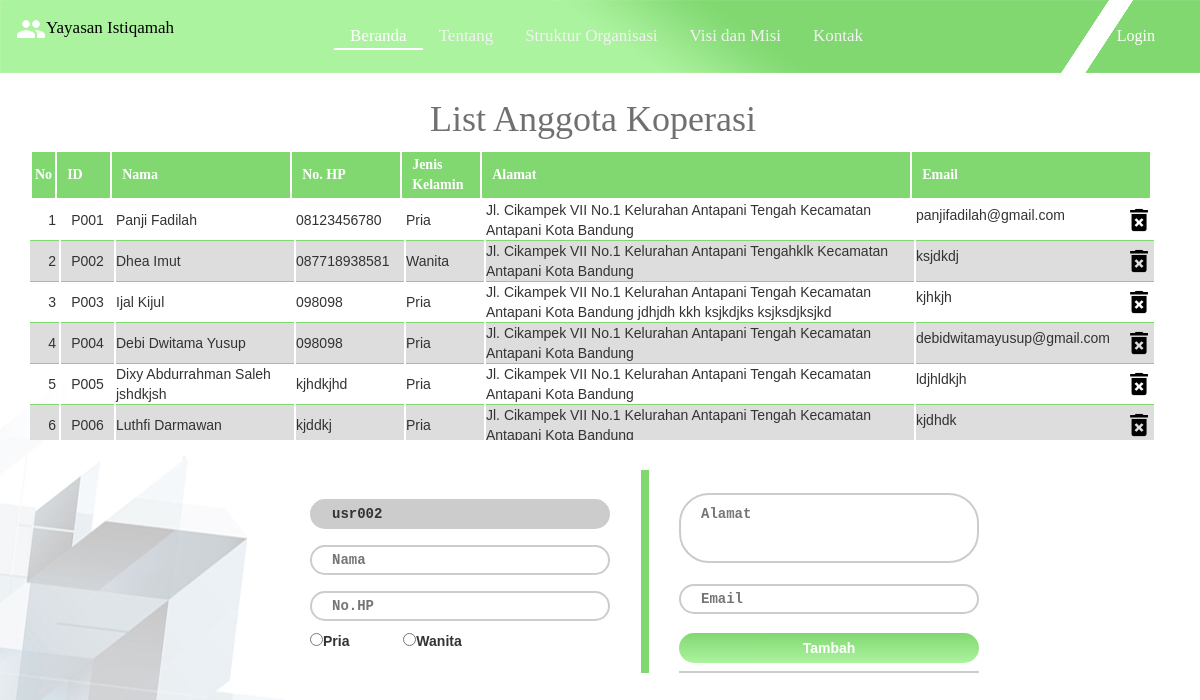
Page /listAnggotaAdmin.php on the earlier database version.
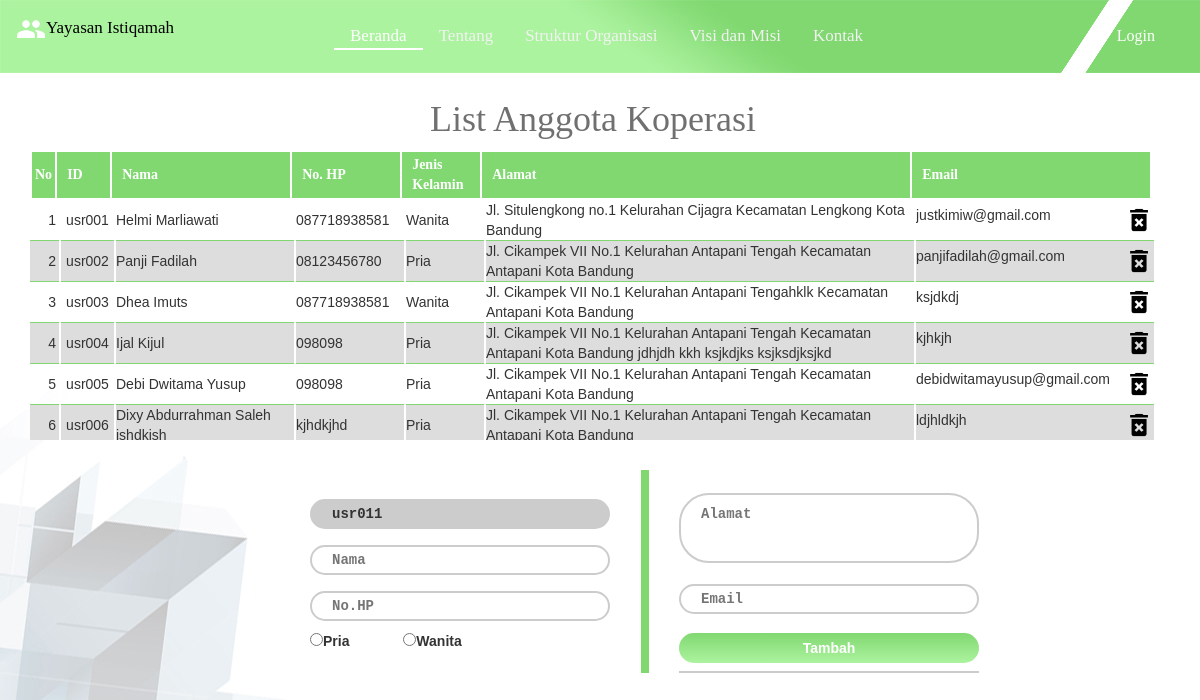
Same page on the later database version.
### tables this page shows
CREATE TABLE IF NOT EXISTS `anggota` (
  `id_anggota` varchar(10) NOT NULL,
  `nama` varchar(50) DEFAULT NULL,
  `no_hp` varchar(13) DEFAULT NULL,
  `gender` enum('Pria','Wanita') DEFAULT NULL,
  `alamat` text,
  `email` varchar(26) DEFAULT NULL,
  `password` varchar(25) DEFAULT NULL,
  PRIMARY KEY (`id_anggota`)
);

### listAnggotaAdmin.php (the view, shortened to what the changed rows need)
<!DOCTYPE html>
<html>
<head>
	<link rel="stylesheet" href="assets/css/styleTable.css" type="text/css">
	<link rel="stylesheet" href="assets/css/bootstrap.css">
</head>
<?php
	$p = isset($_GET['p']) ? $_GET['p'] : '';
    switch($p)
    {
     default :
?>
<body class="mainBody">
	<?php
		include 'headerAdmin.php';
		include 'logout.php';
	?>
	<h1 class="judulTabel">List Anggota Koperasi</h1>
	<div class="container">
	  		<table class="main">
	  			<thead>
				  <tr class="main">
				    <th class="no">No</th>
				    <th class="id">ID</th>
				    <th class="nama">Nama</th>
				    <th class="noHP">No. HP</th>
				    <th class="jk">Jenis Kelamin</th>
				    <th class="alamat">Alamat</th>
				    <th class="email">Email</th>
				  </tr>
				</thead>
			</table>
			<div style="overflow: auto;height: 240px;">
				<table class="main css-serial" id="listAnggota">
					<tbody style="overflow: auto;height: 240px;">
						 <?php
						 	$link = mysqli_connect("localhost", "root", "", "koperasi");
							$result = mysqli_query($link,"SELECT * FROM anggota");
						 	while	($row = mysqli_fetch_array($result,MYSQLI_ASSOC)){
						 		echo "
						 				<tr class=\"main\">
						 					<td id=\"noList\" class=\"no\"><a class=\"link\" href=\"listAnggotaAdmin.php?id_anggota=$row[id_anggota]\"></a></td>
						 					<td class=\"id\">$row[id_anggota]</td>
						 					<td class=\"nama\">$row[nama]</td>
						 					<td class=\"noHP\">$row[no_hp]</td>
						 					<td class=\"jk\">$row[gender]</td>
						 					<td class=\"alamat\">$row[alamat]</td>
						 					<td class=\"email\">$row[email]<span style=\"float:right;\"> <a href=\"controller/listController.php?p=hapus&id_anggota=$row[id_anggota]\" onClick=\"return confirm('Anda yakin ingin menghapus data?')\"> <img style=\"height:30px;\" src=\"assets/img/delete.png\"> </a> </span> </td>
						 				</tr>
						 		";
						 	}
						 ?>
				 	</tbody>
				 </table>
			</div>
			<?php
			if (isset($_GET['id_anggota'])) {
				$idid = $_GET['id_anggota'];
				$link = mysqli_connect("localhost", "root", "", "koperasi");
				$sqlEd = mysqli_query($link,"SELECT * FROM anggota WHERE id_anggota='$idid'");
				if($data = mysqli_fetch_array($sqlEd, MYSQLI_ASSOC))
					{
						$id = $data['id_anggota'];
						$nama = $data['nama'];
						$noHP = $data['no_hp'];
						$alamat = $data['alamat'];
						$gender = $data['gender'];
						$email = $data['email'];
			?>
	<form action="controller/listController.php" method="post">
		<table class="form" id="formAnggota">
			<tr>
				<th class="form1">
					<input class="ids" type="text" placeholder="ID" name="id_anggota" value="<?php echo "$id"?>" readonly="true" required>
				    <br>
				    <input id="namas" type="text" placeholder="Nama" name="nama" value="<?php echo "$nama"?>" required>
				    <br>
				    <input type="text" placeholder="No.HP" name="no_hp" value="<?php echo "$noHP"?>" required>
				    <br>
				    <?php
				    if ($gender == "Pria"){
				    	echo "
				    <input type=\"radio\" name=\"gender\" value=\"Pria\" checked>Pria </input> <span style=\"padding-left: 50px\">
				    <input type=\"radio\" name=\"gender\" value=\"Wanita\">Wanita</input></span>";
					}else{
						echo "
				    <input type=\"radio\" name=\"gender\" value=\"Pria\">Pria </input> <span style=\"padding-left: 50px\">
				    <input type=\"radio\" name=\"gender\" value=\"Wanita\" checked>Wanita</input></span>";
					}
				    ?>
				<br>
				</th>
				<th class="form2">
				    <textarea class="alamat" name="alamat" placeholder="Alamat" required>
<?php echo "$alamat"?></textarea>
				    <br>
				    <input type="text" placeholder="Email" name="email" value="<?php echo "$email"?>" required>
				    <br>
				    <div class="divBtnTambahListAnggota">
				    	<button id="btnUbah" type="submit" name="Update">Ubah</button>
				    </div>
				</th>
			</tr>
		</table>
	</form>
					<a href="listAnggotaAdmin.php"><button id="btnCancel">Batal Ubah</button></a>
	<?php
}
}else{ ?>
	<form action="controller/listController.php" method="post">
		<table class="form">
			<tr>
				<th class="form1">
				<?php
					$link = mysqli_connect("localhost", "root", "", "koperasi");
					$sqlEd = mysqli_query($link,"select id_anggota from anggota order by id_anggota desc limit 1;");
					$dataID = mysqli_fetch_array($sqlEd, MYSQLI_ASSOC);
					$splitID = $dataID['id_anggota'];
					$trimmed= trim($splitID,"usr");
					$summed = $trimmed + 1;
					$length = strlen($summed);
					if ($length == 1) {
						echo "<input class=\"ids\" type=\"text\" placeholder=\"ID\" name=\"id_anggota\" value=\"usr00$summed\" readonly=\"true\" required>";
					}
					elseif ($length == 2) {
						echo "<input class=\"ids\" type=\"text\" placeholder=\"ID\" name=\"id_anggota\" value=\"usr0$summed\" readonly=\"true\" required>";
					}
					elseif ($length == 3) {
						echo "<input class=\"ids\" type=\"text\" placeholder=\"ID\" name=\"id_anggota\" value=\"usr$summed\" readonly=\"true\" required>";
					}
				?>
				    <br>
				    <input id="namas" type="text" placeholder="Nama" name="nama" required>
				    <br>
				    <input type="text" placeholder="No.HP" name="no_hp" required>
				    <br>
				    <input type="radio" name="gender" value="Pria">Pria </input> <span style="padding-left: 50px">
				    <input type="radio" name="gender" value="Wanita">Wanita</input></span>
				</th>
				<th class="form2">
				    <textarea class="alamat" name="alamat" placeholder="Alamat" required></textarea>
				    <br>
				    <input type="text" placeholder="Email" name="email" required>
				    <br>
				    <div class="divBtnTambahListAnggota">
				    	<button id="btnUbah" type="submit" name="submit" value="Submit">Tambah</button>
				    </div>
				</th>
			</tr>
		</table>
	</form>
	<?php
}
?>
	</div>
</body>
<?php
	break;
?>
<?php
}
?>
</html>

### headerAdmin.php (shortened to what the changed rows need)
<!DOCTYPE html>
<html>
<head>
</head>
<body>
<div class="topnav">
<a href=""><img src="assets/img/listAnggota.png" style="width: 30px;">Yayasan Istiqamah</a>
	<div id="menu">
	  <a class="active" href="homeAdmin.php">Beranda</a>
	  <a href="#news">Tentang</a>
	  <a href="#contact">Struktur Organisasi</a>
	  <a href="#about">Visi dan Misi</a>
	  <a href="#about">Kontak</a>
	</div>
</div>
</body>
</html>

Differences in the rows shown:
removed anggota: id_anggota "P001", nama "Panji Fadilah", no_hp "08123456780", gender "Pria", alamat "Jl. Cikampek VII No.1 Kelurahan Antapani Tengah Kecamatan Antapani Kota Bandung", email "panjifadilah@gmail.com"
removed anggota: id_anggota "P002", nama "Dhea Imut", no_hp "087718938581", gender "Wanita", alamat "Jl. Cikampek VII No.1 Kelurahan Antapani Tengahklk Kecamatan Antapani Kota Bandung", email "ksjdkdj"
removed anggota: id_anggota "P003", nama "Ijal Kijul", no_hp "098098", gender "Pria", alamat "Jl. Cikampek VII No.1 Kelurahan Antapani Tengah Kecamatan Antapani Kota Bandung jdhjdh kkh ksjkdjks ksjksdjksjkd", email "kjhkjh"
removed anggota: id_anggota "P004", nama "Debi Dwitama Yusup", no_hp "098098", gender "Pria", alamat "Jl. Cikampek VII No.1 Kelurahan Antapani Tengah Kecamatan Antapani Kota Bandung", email "debidwitamayusup@gmail.com"
removed anggota: id_anggota "P005", nama "Dixy Abdurrahman Saleh jshdkjsh", no_hp "kjhdkjhd", gender "Pria", alamat "Jl. Cikampek VII No.1 Kelurahan Antapani Tengah Kecamatan Antapani Kota Bandung", email "ldjhldkjh"
removed anggota: id_anggota "P006", nama "Luthfi Darmawan", no_hp "kjddkj", gender "Pria", alamat "Jl. Cikampek VII No.1 Kelurahan Antapani Tengah Kecamatan Antapani Kota Bandung", email "kjdhdk"
now on one of the page's lists (row edited): anggota: id_anggota "usr001", nama "Helmi Marliawati", no_hp "087718938581", gender "Wanita", alamat "Jl. Situlengkong no.1 Kelurahan Cijagra Kecamatan Lengkong Kota Bandung", email "justkimiw@gmail.com"
changed anggota: id_anggota "usr002" → (not shown)
added anggota: id_anggota "usr002", nama "Panji Fadilah", no_hp "08123456780", gender "Pria", alamat "Jl. Cikampek VII No.1 Kelurahan Antapani Tengah Kecamatan Antapani Kota Bandung", email "panjifadilah@gmail.com"
added anggota: id_anggota "usr003", nama "Dhea Imuts", no_hp "087718938581", gender "Wanita", alamat "Jl. Cikampek VII No.1 Kelurahan Antapani Tengahklk Kecamatan Antapani Kota Bandung", email "ksjdkdj"
added anggota: id_anggota "usr004", nama "Ijal Kijul", no_hp "098098", gender "Pria", alamat "Jl. Cikampek VII No.1 Kelurahan Antapani Tengah Kecamatan Antapani Kota Bandung jdhjdh kkh ksjkdjks ksjksdjksjkd", email "kjhkjh"
added anggota: id_anggota "usr005", nama "Debi Dwitama Yusup", no_hp "098098", gender "Pria", alamat "Jl. Cikampek VII No.1 Kelurahan Antapani Tengah Kecamatan Antapani Kota Bandung", email "debidwitamayusup@gmail.com"
added anggota: id_anggota "usr006", nama "Dixy Abdurrahman Saleh jshdkjsh", no_hp "kjhdkjhd", gender "Pria", alamat "Jl. Cikampek VII No.1 Kelurahan Antapani Tengah Kecamatan Antapani Kota Bandung", email "ldjhldkjh"
added anggota: id_anggota "usr011"
